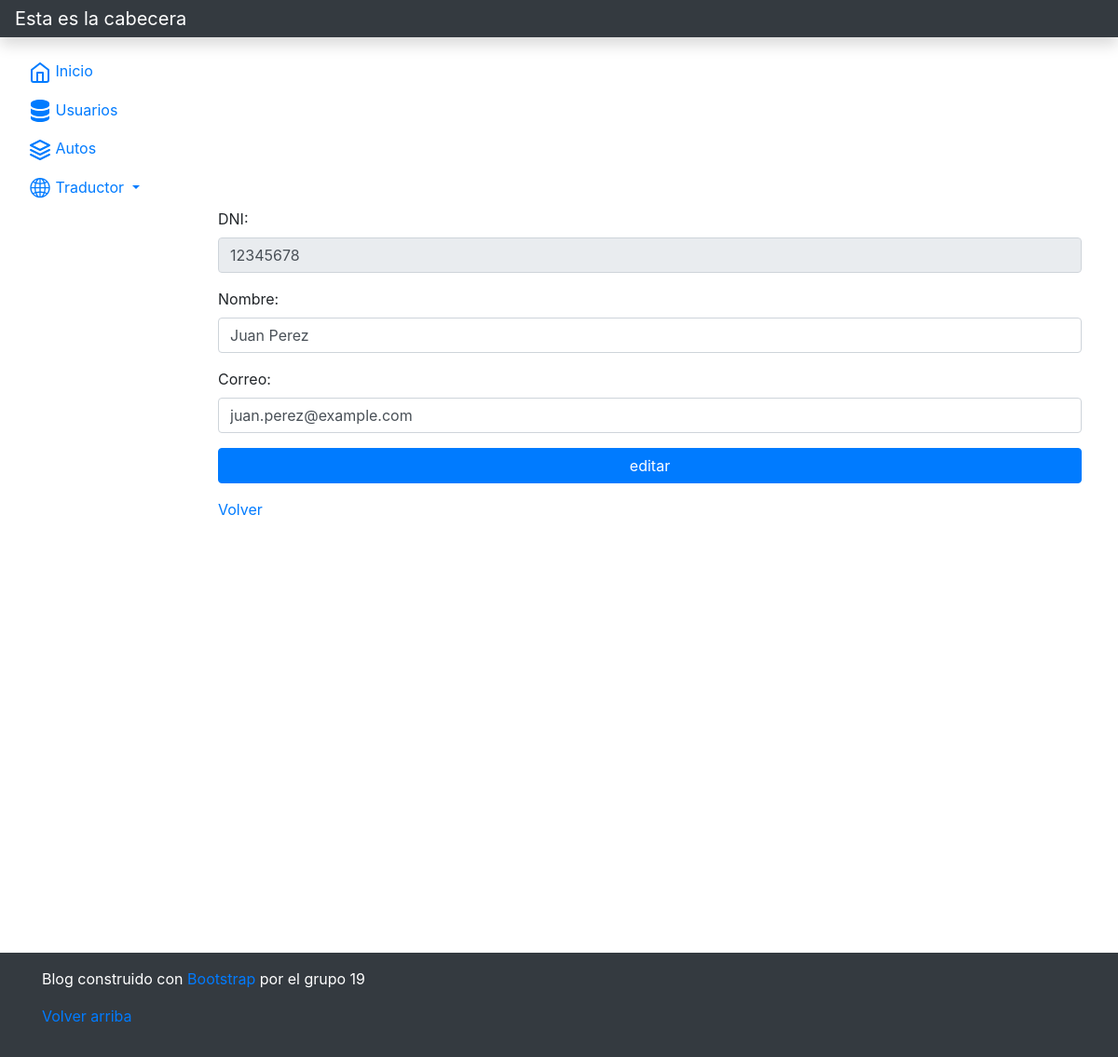
Screenshot of /vista/usuario/editar.php?accion=editar&dni=12345678 with the database file from the repository.
### tables this page shows
CREATE TABLE `usuarios` (
  `dni` int(11) NOT NULL,
  `nombre` varchar(50) DEFAULT NULL,
  `email` varchar(100) DEFAULT NULL
);

### modelo/Usuario.php (called while the page is built, shortened)
<?php
class Usuario extends BaseDatos {
    private $dni;
    private $nombre;
    private $email;
    public function __construct()
    {
        $this->dni = "";
        $this->nombre = "";
        $this->email = "";
    }
    public function getDni()
    {
        return $this->dni;
    }
    public function setDni($dni)
    {
        $this->dni = $dni;
    }
    public function getNombre()
    {
        return $this->nombre;
    }
    public function setNombre($nombre)
    {
        $this->nombre = $nombre;
    }
    public function getEmail()
    {
        return $this->email;
    }
    public function setEmail($email)
    {
        $this->email = $email;
    }
    public function listar($parametro = "")
    {
        $arreglo = array();
        $sql = "SELECT * FROM usuarios ";
        if ($parametro != "") {
            $sql .= 'WHERE ' . $parametro;
        }
        if ($this->Iniciar()) {
            $res = $this->Ejecutar($sql);
            if ($res > -1) {
                if ($res > 0) {
                    while ($row = $this->Registro()) {
                        $obj = new Usuario();
                        $obj->setear($row['dni'], $row['nombre'], $row['email']);
                        array_push($arreglo, $obj);
                    }
                }
            } else {
                $this->setMensajeOperacion("Usuario->listar: " . $this->getError());
            }
        }
        return $arreglo;
    }
}
?>

### modelo/conector/BaseDatos.php (called while the page is built, shortened)
<?php
class BaseDatos extends PDO {
    public function Ejecutar($sql){
        if ( stristr($sql,"select")){
            $resp =  $this->EjecutarSelect($sql);
        }
        return $resp;
   }
   private function EjecutarSelect($sql){
       $cant = -1;
       try {
           $resultado=parent::query($sql);
       if($resultado){
        $arregloResult = $resultado->fetchAll();
        $cant = count($arregloResult);
       }
        }  catch (PDOException $e) {
            $this->analizarDebug();
        }
       return $cant;
   }
}
?>

### control/ABMUsuario.php (called while the page is built, shortened)
<?php
class ABMUsuario {
    public function buscar($param) {
        $where = " true ";
        if ($param != null) {
            if (isset($param['dni'])) {
                $where .= " and dni =" . $param['dni'];
            }
        }
        $obj = new Usuario();
        $arreglo = $obj->listar($where);
        return $arreglo;
    }
}
?>

### utiles/funciones.php (called while the page is built, shortened)
<?php
function data_submitted() {
    $_AAux= array();
    if (!empty($_POST))
        $_AAux =$_POST;
    else
        if(!empty($_GET)) {
            $_AAux =$_GET;
        }
    return $_AAux;
}
?>

### vista/usuario/editar.php (the view, shortened to what this page needs)
<?php
include_once("../estructura/cabeceraBT.php");
$datos = data_submitted();
$objC = new ABMUsuario();
$obj = NULL;
if (isset($datos['dni']) && $datos['dni'] <> -1){
    $listaTabla = $objC->buscar($datos);
    if (count($listaTabla)==1){
        $obj= $listaTabla[0];
    }
}
?>
<form method="post" action="accion.php" id="formulario">
    <div class="row mb-12">
        <div class="col-sm-12 ">
            <div class="form-group has-feedback">
                <label for="dni" class="control-label">DNI:</label>
                <div class="input-group">
                    <input id="dni" name="dni" type="number" class="form-control" value="<?php echo ($obj !=null) ? $obj->getDni() : ""?>" <?php echo ($obj !=null) ? "readonly" : ""?>>
                </div>
            </div>
            <div class="form-group has-feedback">
                <label for="nombre" class="control-label">Nombre:</label>
                <div class="input-group">
                    <input id="nombre" name="nombre" type="text" class="form-control" value="<?php echo ($obj !=null) ? $obj->getNombre() : ""?>">
                </div>
            </div>
            <div class="form-group has-feedback">
                <label for="email" class="control-label">Correo:</label>
                <div class="input-group">
                    <input id="email" name="email" type="email" class="form-control" value="<?php echo ($obj !=null) ? $obj->getEmail() : ""?>">
                </div>
            </div>
        </div>
    </div>
	<input type="submit" class="btn btn-primary btn-block" value="<?php echo ($datos['accion'] !=null) ? $datos['accion'] : "nose"?>">
</form>
<a href="index.php">Volver</a>
<?php
include_once("../estructura/pieBT.php");
?>

### rows the page displays
usuarios: dni "12345678", nombre "Juan Perez", email "juan.perez@example.com"

### other values shown
$idiomas[$idiomaSeleccionado]['titulo'] "Esta es la cabecera"
$idiomas[$idiomaSeleccionado]['inicio'] "Inicio"
$idiomas[$idiomaSeleccionado]['usuarios'] "Usuarios"
$idiomas[$idiomaSeleccionado]['autos'] "Autos"
$idiomas[$idiomaSeleccionado]['traductor'] "Traductor"
$idiomas[$idiomaSeleccionado]['footer_text'] "Blog construido con Bootstrap por el grupo 19"
$idiomas[$idiomaSeleccionado]['volver_arriba'] "Volver arriba"
